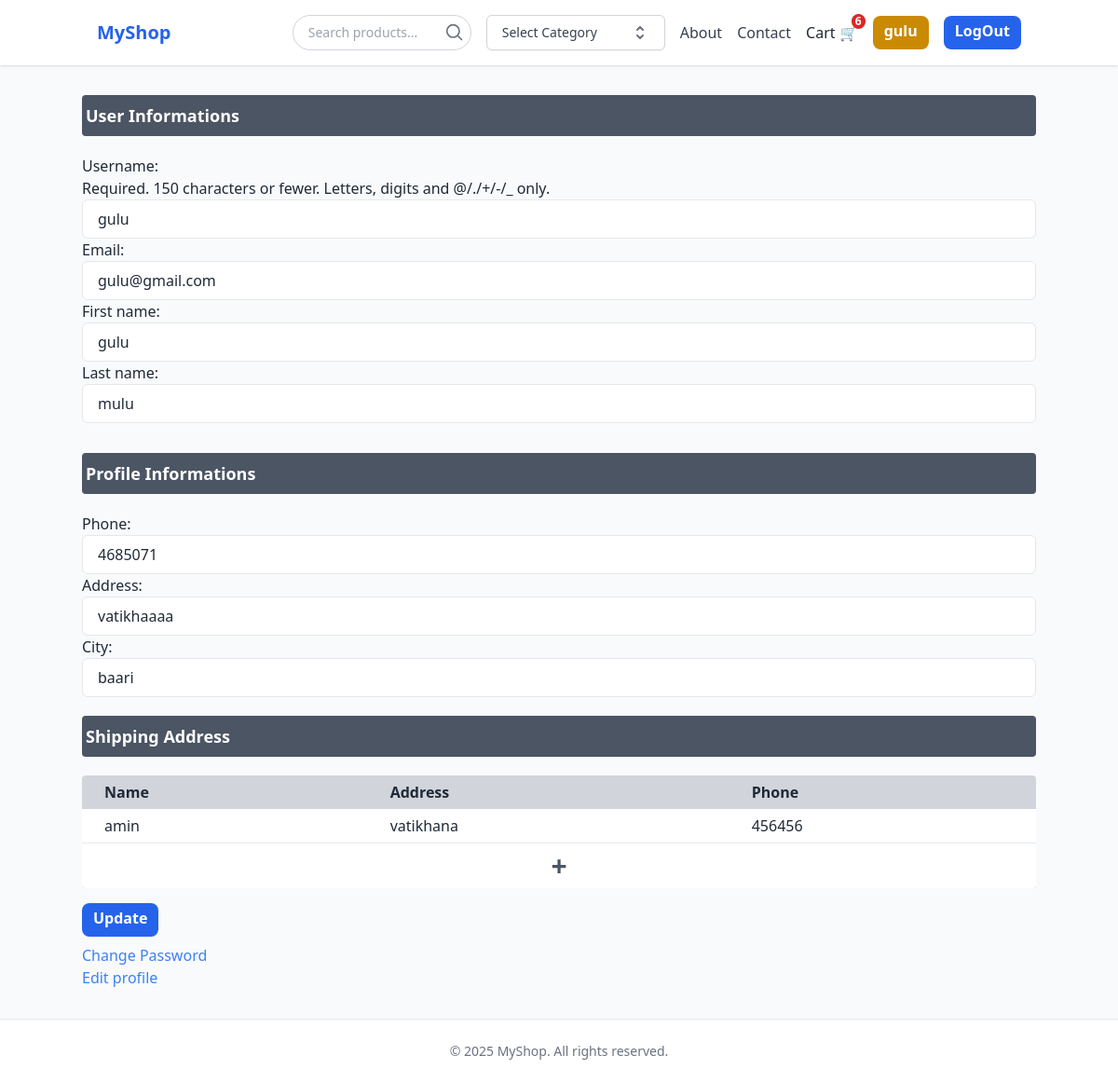
Page /update-user/ (signed in) on the earlier database version.
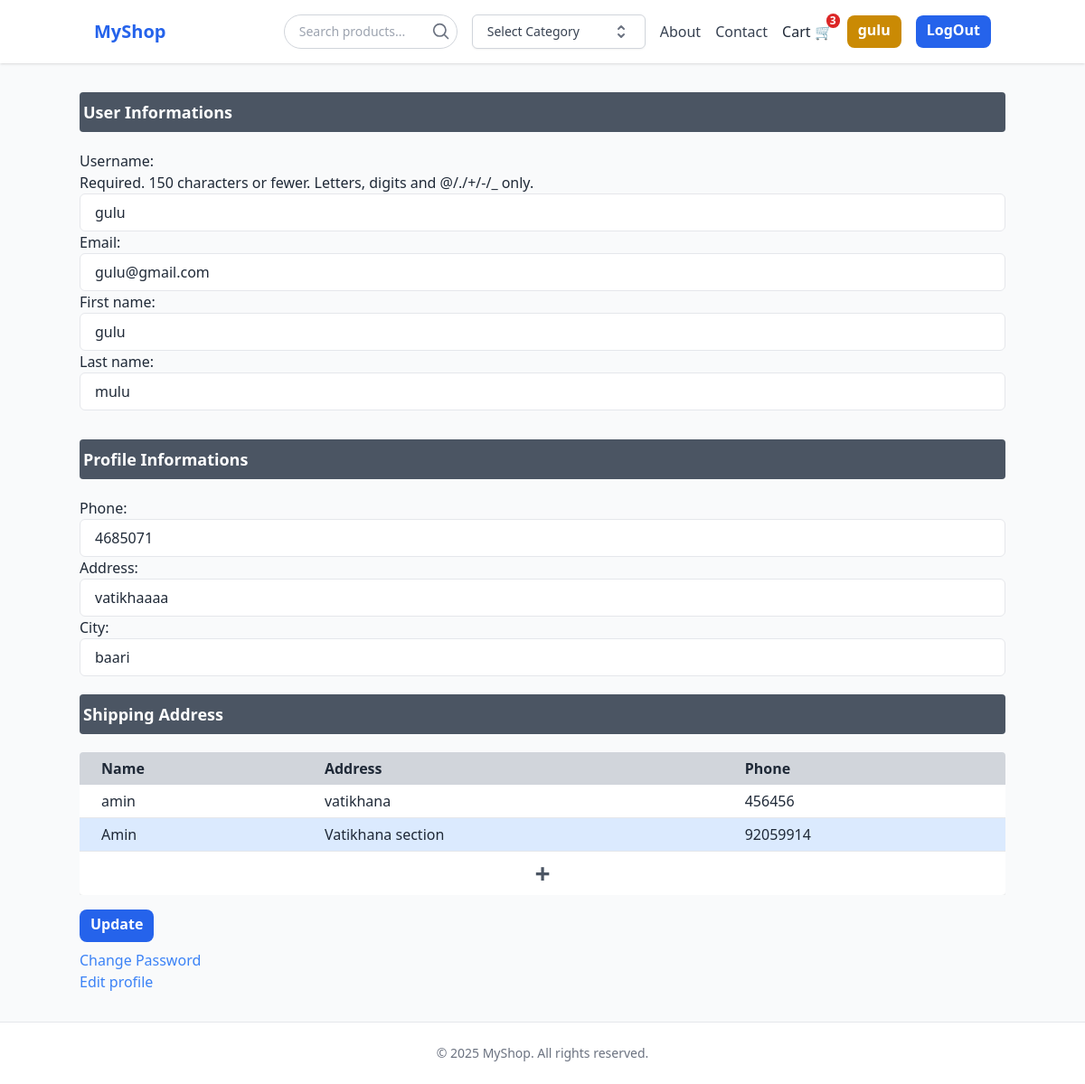
Same page on the later database version.
### cart/models.py (models this page shows, shortened)
class Shipping(models.Model):
    user = models.ForeignKey(User, on_delete=models.CASCADE)
    full_name = models.CharField(max_length=100) # receiver full name
    phone = models.CharField(max_length=20)
    city = models.CharField(max_length=100)
    address_line_1 = models.CharField(max_length=225)
    postal_code = models.CharField(max_length=20, null=True, blank=True)
    is_default = models.BooleanField(default=False)

### store/views.py (the view)
# urls.py: path('update-user/', views.update_user, name='update-user'),
def update_user(request):
    if request.user.is_authenticated:
        current_user = User.objects.get(id=request.user.id)
        form = UpdateUserForm(request.POST or None, instance=current_user)
        profile = request.user.profile
        profile_form = UpdateProfileForm(request.POST or None, instance=profile)
        shipping_addresses = current_user.shipping_set.all()
        if request.method == "POST":
            if form.is_valid() and profile_form.is_valid():
                form.save()
                profile_form.save()
                messages.success(request, "Updated Done.")
                return redirect('home')
    context={'form':form, 'profile_form':profile_form, 'shipping_addresses':shipping_addresses}
    return render(request, 'store/update-user.html', context=context)

### store/forms.py
class UpdateUserForm(UserChangeForm):
    password = None
    email = forms.EmailField(
        widget=forms.TextInput(attrs={
            'class': 'w-full px-4 py-2 border rounded-md focus:outline-none focus:ring-2 focus:ring-blue-400',
            'placeholder': 'Email Address'
        })
    )
    class Meta:
        model = User
        fields = ['username', 'email', 'first_name', 'last_name']
    def __init__(self, *args, **kwargs):
        super().__init__(*args, **kwargs)
        self.fields['username'].widget.attrs.update({
            'class': twcssforinput,
            'placeholder': 'Username'
        })
        self.fields['first_name'].widget.attrs.update({
            'class': twcssforinput,
            'placeholder': 'first name'
        })
        self.fields['last_name'].widget.attrs.update({
            'class': twcssforinput,
            'placeholder': 'last name'
        })

### cart/models.py (called while the page is built)
    @property
    def cart_total_items(self):
        return self.items.aggregate(total=Sum('quantity'))['total'] or 0

### store/templates/store/update-user.html (shortened to what this page needs)
{% extends 'store/base.html' %}
{% block content %}
<form action="" method="POST">
    <div class="py-3">
        <h1 class="my-5 py-2 px-1 text-lg font-semibold bg-gray-600 text-white rounded">User Informations</h1>
        {{ form }}
    </div>
    <div class="my-2">
        <h1 class="my-5 py-2 px-1 text-lg font-semibold bg-gray-600 text-white rounded">Profile Informations</h1>
        {{ profile_form }}
    </div>
    <div class="my-2">
        <h1 class="my-5 py-2 px-1 text-lg font-semibold bg-gray-600 text-white rounded">Shipping Address</h1>
        {% if shipping_addresses %}
            <div class="overflow-x-auto mt-4">
                <table class="min-w-full bg-white shadow-md rounded overflow-hidden">
                    <thead class="bg-gray-300">
                        <tr>
                            <th class="text-left px-6 py-1.5">Name</th>
                            <th class="text-left px-6 py-1.5">Address</th>
                            <th class="text-left px-6 py-1.5">Phone</th>
                        </tr>
                    </thead>
                    <tbody class="divide-y divide-gray-200">
                        {% for info in shipping_addresses %}
                            <tr class="{% if info.is_default %}bg-blue-100 hover:bg-blue-200{% else %}hover:bg-gray-100{% endif %}">
                                <td class="px-6 py-1.5">{{ info.full_name }}</td>
                                <td class="px-6 py-1.5">{{ info.address_line_1 }}</td>
                                <td class="px-6 py-1.5">{{ info.phone }}</td>
                            </tr>
                            {% endfor %}
                            <tr>
                                <td colspan="3" class="px-6 py-1.5 text-center text-3xl font-semibold text-gray-600 hover:bg-green-300">
                                    <a href="{% url 'shippingaddress-add' %}" class="block w-full h-full">
                                        +
                                    </a>
                                </td>
                        </tr>
                    </tbody>
                </table>
            </div>
        {% endif %}
    </div>
    <button type="submit" class="text-white hover:bg-blue-700 bg-blue-600 font-semibold px-3 py-1 pb-2 rounded-lg my-2">Update</button>
</form>
<h3>
    <a href="{% url 'password-change' %}" class="text-blue-500">
        Change Password
    </a>
</h3>
<h3>
    <a href="{% url 'update-profile' %}" class="text-blue-500">
        Edit profile
    </a>
</h3>
{% endblock %}

### store/templates/store/base.html (shortened to what this page needs)
{% load static %}
<!DOCTYPE html>
<html lang="en">
<head>
    <script src="https://cdn.tailwindcss.com"></script>
    <link rel="stylesheet" href="{% static 'store/style.css' %}">
</head>
<body class="flex flex-col min-h-screen bg-gray-50 text-gray-800">
    <header class="bg-white shadow">
        <div class="container mx-auto px-4 py-4 flex justify-between items-center">
            <a href="{% url 'home' %}" class="text-xl font-bold text-blue-600">MyShop</a>
            <nav class="flex items-center space-x-4">
                <form method="GET" action="{% url 'home' %}" class="relative w-48">
                    <input
                        type="text"
                        name="q"
                        placeholder="Search products..."
                        value="{{ request.GET.q }}"
                        class="w-full pl-4 pr-10 py-2 border border-gray-300 rounded-full text-sm focus:outline-none focus:ring-2 focus:ring-blue-400"
                    />
                    <button type="submit" class="absolute right-2 top-1/2 transform -translate-y-1/2 text-gray-500 hover:text-blue-600">
                        <svg xmlns="http://www.w3.org/2000/svg" class="h-5 w-5" fill="none"
                            viewBox="0 0 24 24" stroke="currentColor" stroke-width="2">
                            <path stroke-linecap="round" stroke-linejoin="round"
                                d="M21 21l-4.35-4.35M10 18a8 8 0 100-16 8 8 0 000 16z"/>
                        </svg>
                    </button>
                </form>
                <a href="" class="text-gray-700 hover:text-blue-500">
                    <div class="relative inline-block group">
                        <button class="inline-flex items-center justify-between w-48 px-4 py-2 bg-white border border-gray-300 rounded-md shadow-sm text-sm font-medium text-gray-700 hover:bg-gray-100">
                        Select Category
                        <svg class="w-5 h-5 ml-2 text-gray-500" xmlns="http://www.w3.org/2000/svg" fill="none" viewBox="0 0 20 20" stroke="currentColor">
                            <path stroke-linecap="round" stroke-linejoin="round" stroke-width="2" d="M7 7l3-3 3 3m0 6l-3 3-3-3" />
                        </svg>
                        </button>
                    </div>
                </a>
                <a href="" class="text-gray-700 hover:text-blue-500">About</a>
                <a href="" class="text-gray-700 hover:text-blue-500">Contact</a>
                <a href="{% url 'cart' %}" class="relative hover:text-blue-500">Cart 🛒
                    <span id="count" class="absolute -top-2 -right-2 inline-flex items-center justify-center px-1 py-0.5 text-xs font-bold leading-none text-white bg-red-600 rounded-full">
                        {{prod_count|default:0}}
                    </span>
                </a>
                {% if user.is_authenticated %}
                    <a href="{% url 'update-user' %}" class="text-white hover:bg-yellow-700 bg-yellow-600 font-semibold px-3 py-1 pb-2 rounded-lg">{{ user.username }}</a>
                    <a href="{% url 'logout' %}" class="text-white hover:bg-blue-700 bg-blue-600 font-semibold px-3 py-1 pb-2 rounded-lg">LogOut</a>
                {% else %}
                    <a href="{% url 'login' %}" class="text-white hover:bg-blue-700 bg-blue-600 font-semibold px-3 py-1 pb-2 rounded-lg">LogIn</a>
                    <a href="{% url 'register' %}" class="text-white hover:bg-blue-700 bg-blue-600 font-semibold px-3 py-1 pb-2 rounded-lg">Register</a>
                {% endif %}
            </nav>
        </div>
    </header>
    <div id="toast-container" class="fixed inset-0 flex flex-col items-center justify-center z-50 pointer-events-none">
    </div>
    <main class="container mx-auto">
        {% block content %}{% endblock %}
    </main>
    <footer class="bg-white border-t mt-8">
        <div class="container mx-auto px-4 py-6 text-center text-sm text-gray-500">
            &copy; {{ year|default:2025 }} MyShop. All rights reserved.
        </div>
    </footer>
</body>
</html>

Differences in the rows shown:
added Shipping: full_name "Amin", address_line_1 "Vatikhana section", phone "92059914", is_default True (drawn)
Other differences:
{{ prod_count|default:0 }}: "6" → "3"
